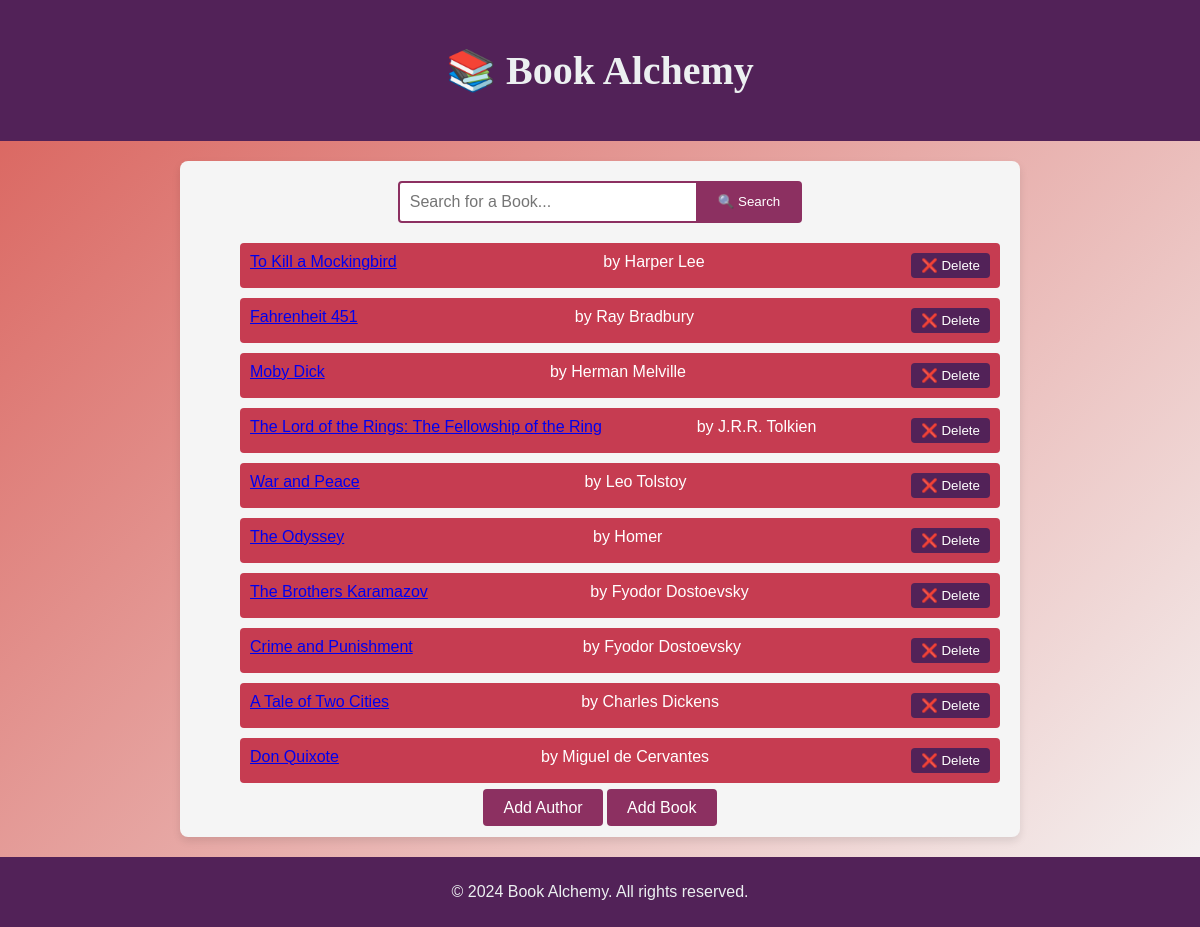
The page / on the database its author committed.
### data_models.py (models this page shows, shortened)
class Book(db.Model):
    __tablename__ = 'books'  # Set the table name
    id = db.Column(db.Integer, primary_key=True, autoincrement=True)  # Primary key with auto-increment
    isbn = db.Column(db.String(13), unique=True, nullable=False)  # ISBN of the book (unique and non-nullable)
    title = db.Column(db.String(200), nullable=False)  # Title of the book (non-nullable)
    publication_year = db.Column(db.Integer, nullable=False)  # Publication year of the book (non-nullable)
    author_id = db.Column(db.Integer, db.ForeignKey('authors.id'), nullable=False)  # Foreign key to 'authors' table
    author = db.relationship('Author', backref=db.backref('books', lazy=True))

class Author(db.Model):
    __tablename__ = 'authors'  # Set the table name
    id = db.Column(db.Integer, primary_key=True, autoincrement=True)  # Primary key with auto-increment
    name = db.Column(db.String(150), nullable=False)  # Name of the author (non-nullable)
    birth_date = db.Column(db.Date, nullable=True)  # Optional birth date of the author
    date_of_death = db.Column(db.Date, nullable=True)  # Optional date of death of the author

### app.py (the view)
@app.route('/')
def home():
    books = Book.query.all()
    print(f"Books found: {len(books)}")
    for book in books:
        print(f"Book: {book.title} by {book.author.name}")
    return render_template('home.html', books=books)

### templates/home.html (shortened to what this page needs)
<!DOCTYPE html>
<html lang="en">
<head>
    <link rel="stylesheet" href="{{ url_for('static', filename='css/style.css') }}">
</head>
<body>
    <header class="header">
        <h1>📚 Book Alchemy</h1>
    </header>
    <main class="main-content">
        <div class="search-box">
            <form method="GET" action="{{ url_for('search') }}">
                <input type="text" id="keyword" name="keyword" placeholder="Search for a Book..." required>
                <button type="submit">🔍 Search</button>
            </form>
        </div>
        <ul class="book-list">
            {% if books %}
                {% for book in books %}
                    <li class="book-item">
                        <a href="{{ url_for('book_detail', book_id=book.id) }}">{{ book.title }}</a>
                        <span>by {{ book.author.name }}</span>
                        <form method="POST" action="{{ url_for('delete_book', book_id=book.id) }}" style="display:inline;">
                            <button type="submit" class="delete-button">❌ Delete</button>
                        </form>
                    </li>
                {% endfor %}
            {% else %}
                <p>No books available in the library.</p>
            {% endif %}
        </ul>
        <div class="links">
            <a href="{{ url_for('add_author') }}" class="button">Add Author</a>
            <a href="{{ url_for('add_book') }}" class="button">Add Book</a>
        </div>
    </main>
    <footer class="footer">
        <p>&copy; 2024 Book Alchemy. All rights reserved.</p>
    </footer>
</body>
</html>

### static/css/style.css (style rules this page uses)
body { font-family: 'Arial', sans-serif; background: linear-gradient(135deg, #D95F59, #f5f5f5); color: #333; margin: 0; padding: 0; display: flex; flex-direction: column; align-items: center; min-height: 100vh; }
.header { width: 100%; background-color: #522258; color: #ecf0f1; text-align: center; padding: 20px 0; }
.header h1 { font-size: 2.5rem; font-family: 'Georgia', serif; }
.main-content { width: 80%; max-width: 800px; margin: 20px 0; padding: 20px; background-color: #f5f5f5; border-radius: 8px; box-shadow: 0 4px 8px rgba(0, 0, 0, 0.1); text-align: center; }
.search-box { display: flex; justify-content: center; align-items: center; margin-bottom: 20px; }
.search-box form { display: flex; justify-content: center; width: auto; }
.search-box input { width: 300px; padding: 10px; border: 2px solid #8C3061; border-radius: 4px 0 0 4px; font-size: 1rem; box-sizing: border-box; }
.search-box button { padding: 10px 20px; background-color: #8C3061; color: #fff; border: 2px solid #8C3061; border-left: none; border-radius: 0 4px 4px 0; cursor: pointer; transition: background-color 0.3s ease; }
.book-list .book-item { display: flex; justify-content: space-between; padding: 10px; margin-bottom: 10px; background-color: #C63C51; color: #fff; border-radius: 4px; transition: transform 0.2s ease, box-shadow 0.2s ease; }
.delete-button { background-color: #522258; color: #fff; border: none; padding: 5px 10px; border-radius: 4px; cursor: pointer; transition: background-color 0.3s ease; }
.links .button { background-color: #8C3061; color: #fff; padding: 10px 20px; text-decoration: none; border-radius: 4px; transition: background-color 0.3s ease; }
.footer { width: 100%; background-color: #522258; color: #ecf0f1; text-align: center; padding: 10px 0; margin-top: auto; }
.main-content { animation: fadeIn 1s ease; }

### rows shown on the page
Book: title "To Kill a Mockingbird", author.name "Harper Lee"
Book: title "Fahrenheit 451", author.name "Ray Bradbury"
Book: title "Moby Dick", author.name "Herman Melville"
Book: title "The Lord of the Rings: The Fellowship of the Ring", author.name "J.R.R. Tolkien"
Book: title "War and Peace", author.name "Leo Tolstoy"
Book: title "The Odyssey", author.name "Homer"
Book: title "The Brothers Karamazov", author.name "Fyodor Dostoevsky"
Book: title "Crime and Punishment", author.name "Fyodor Dostoevsky"
Book: title "A Tale of Two Cities", author.name "Charles Dickens"
Book: title "Don Quixote", author.name "Miguel de Cervantes"
